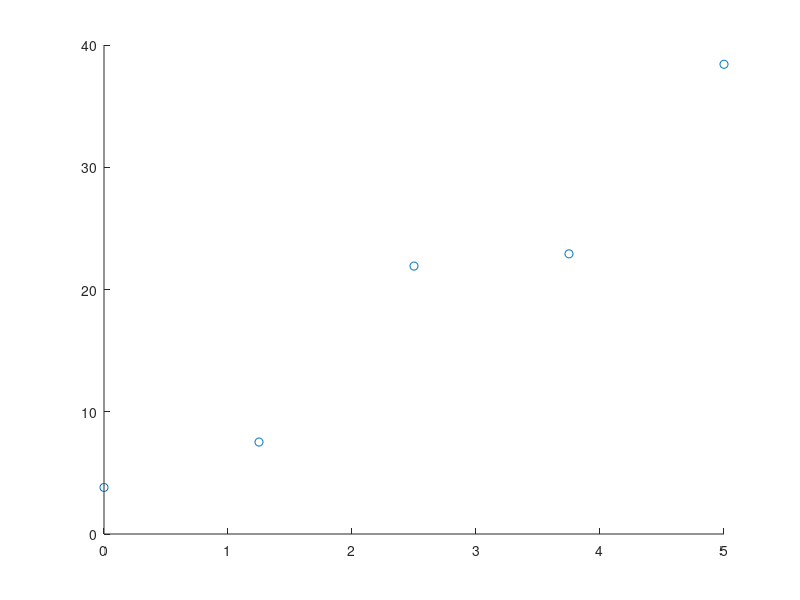

Here is the MATLAB script that generated this plot: (Note: this script raises an error after producing the figure.)
%% Toy 1 dimension input problem

% f = @(x) w(1)+w(2)*x+w(3)*x^2;
deg = 2;
n=5;

D=1;
%% DATOS
f = @(x) 4+2.*x+x.^2; %No se conoce, pero la uso para general el vector y
sigma_n = 2;
noise = sigma_n*randn(D,n); %Ruido en el problema

% xtest = linspace(-1,6,n);
xtest = 2.5; %#ok<NBRAK>
xstar = xtest*ones(n,1);

X = (linspace(0,5,n)).';%4*(rand(D,n)+1);
xvec = linspace(0,5,40);
fvec = feval(f,xvec);
phi= @(x) [1,x,x.^2].'; %mi modelo/funcionalidad. (ojo el transpuesto)
N=length(phi(rand(1,1)));

w = rand(N,1);

Phi = zeros(N,n);
y = zeros(n,1);

for j = 1:n
    Phi(:,j) = phi(X(j));%D>1 => phi(X(1,j))
    y(j) = f(X(j))+noise(j);
end
scatter(X,y)
K=getKernel(X,X);
L=chol(K+sigma_n^2*eye(size(K)));
alpha = L.'\(L\y);
k_star = getKernel(X,xstar);
fbar = L\k_star;


%Otra forma de calcular fbar
fbar2 = k_star*((K+sigma_n^2*eye(size(K)))\y);
scatter(xstar,fbar2,'*');
hold on
% scatter(xtest,fbar,'.')
hold on
scatter(X,y,'o')
hold on
plot(xvec,fvec)
function [kernel] = getKernel(Xp,Xq)
[~,np]=size(Xp);
[~,nq]=size(Xq);
if nq~=np
    kernel = nan(np);
    return
end
kernel = zeros(np);
for i = 1:np
   for j=1:nq
       xp=Xp(:,i);
       xq=Xq(:,j);
       kernel(i,j) = exp(-.5*norm(xp-xq)^2);
   end
end
end

function [pol] = getPolynomialFunction(deg)
    str="@(x,w) ";
    for i=0:deg
        str = str+"w("+sprintf("%i",i+1)+")*x.^("+sprintf("%i",i)+")";
        if i==deg
            str=str+";";
            continue
        end
            str=str+"+";
    end
    pol = eval(str);
end
